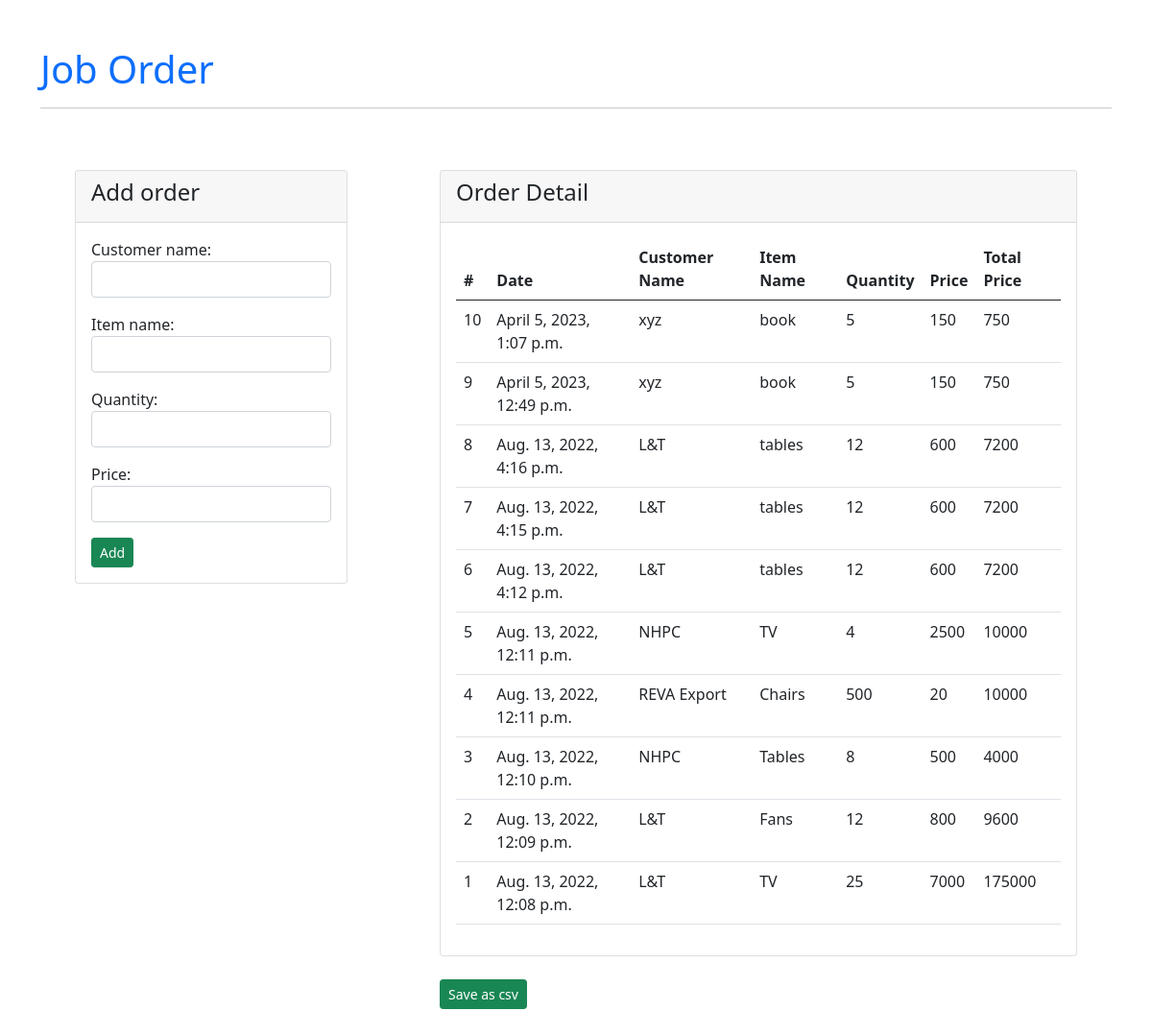
The page / on the database its author committed.
### core/models.py (models this page shows, shortened)
class Job(models.Model):
   customer_name = models.CharField(max_length=100)
   item_name = models.CharField(max_length=100)
   price = models.PositiveIntegerField()
   quantity = models.PositiveIntegerField()
   total_price = models.PositiveIntegerField(blank=True)
   date = models.DateTimeField(auto_now_add=True)

### core/views.py (the view)
# urls.py: path('', views.index_page, name='home'),
def index_page(request):
   if request.method == 'POST':
      fm = JobForm(request.POST)
      if fm.is_valid():
         fm.save()
         fm = JobForm()
   else:
      fm = JobForm()
   qs = Job.objects.order_by('-id')
   context = {
      'jobs':qs,
      'form':fm,
   }
   return render(request, 'core/index.html', context)

### core/forms.py
class JobForm(forms.ModelForm):
   class Meta:
      model = Job
      fields = ['customer_name', 'item_name', 'quantity', 'price']
      widgets = {'customer_name':forms.TextInput(attrs={'class':'form-control'}),
               'item_name':forms.TextInput(attrs={'class':'form-control'}),
               'quantity':forms.TextInput(attrs={'class':'form-control'}),
               'price':forms.TextInput(attrs={'class':'form-control'}),
               }

### core/templates/core/index.html (shortened to what this page needs)
{% extends 'base.html' %}
{% block content %}
<h1 class="text-primary">Job Order</h1><hr>
<div class="row">
   <div class="col-sm-4 p-5">
      <div class="card">
         <div class="card-header">
            <h4>Add order</h4>
         </div>
         <div class="card-body">
            <form action="" method="POST">
               {{form.as_p}}
               <input type="submit" class="btn btn-success btn-sm" value="Add">
            </form>
         </div>
      </div>
   </div>
   <div class="col-sm-8 p-5">
      <div class="card">
         <div class="card-header">
            <h4>Order Detail</h4>
         </div>
         <div class="card-body">
            <table class="table table-hover">
               <thead>
                  <tr>
                     <th>#</th>
                     <th>Date</th>
                     <th>Customer Name</th>
                     <th>Item Name</th>
                     <th>Quantity</th>
                     <th>Price</th>
                     <th>Total Price</th>
                  </tr>
               </thead>
               <tbody>
                  {% for d in jobs %}
                     <tr>
                        <td>{{d.id}}</td>
                        <td>{{d.date}}</td>
                        <td>{{d.customer_name}}</td>
                        <td>{{d.item_name}}</td>
                        <td>{{d.quantity}}</td>
                        <td>{{d.price}}</td>
                        <td>{{d.total_price}}</td>
                     </tr>
                  {% endfor %}
               </tbody>
            </table>
         </div>
      </div>   <br>
      <a href="{% url 'core:export' %}" class="btn btn-success btn-sm">Save as csv</a>
   </div>
</div>
{% endblock content %}

### templates/base.html (shortened to what this page needs)
<!doctype html>
{% load static %}
<html lang="en">
  <head>
    <link href="https://cdn.jsdelivr.net/npm/bootstrap@5.0.2/dist/css/bootstrap.min.css" rel="stylesheet">
    <link rel="stylesheet" href="{% static 'style.css' %}">
  </head>
  <body>
    <div class="container my-5">
      {% block content %}{% endblock content %}
    </div>
  </body>
</html>

### static/style.css (style rules this page uses)
a { text-decoration: none; }

### rows shown on the page
Job: id "10", date "April 5, 2023, 1:07 p.m.", customer_name "xyz", item_name "book", quantity "5", price "150", total_price "750"
Job: id "9", date "April 5, 2023, 12:49 p.m.", customer_name "xyz", item_name "book", quantity "5", price "150", total_price "750"
Job: id "8", date "Aug. 13, 2022, 4:16 p.m.", customer_name "L&T", item_name "tables", quantity "12", price "600", total_price "7200"
Job: id "7", date "Aug. 13, 2022, 4:15 p.m.", customer_name "L&T", item_name "tables", quantity "12", price "600", total_price "7200"
Job: id "6", date "Aug. 13, 2022, 4:12 p.m.", customer_name "L&T", item_name "tables", quantity "12", price "600", total_price "7200"
Job: id "5", date "Aug. 13, 2022, 12:11 p.m.", customer_name "NHPC", item_name "TV", quantity "4", price "2500", total_price "10000"
Job: id "4", date "Aug. 13, 2022, 12:11 p.m.", customer_name "REVA Export", item_name "Chairs", quantity "500", price "20", total_price "10000"
Job: id "3", date "Aug. 13, 2022, 12:10 p.m.", customer_name "NHPC", item_name "Tables", quantity "8", price "500", total_price "4000"
Job: id "2", date "Aug. 13, 2022, 12:09 p.m.", customer_name "L&T", item_name "Fans", quantity "12", price "800", total_price "9600"
Job: id "1", date "Aug. 13, 2022, 12:08 p.m.", customer_name "L&T", item_name "TV", quantity "25", price "7000", total_price "175000"
